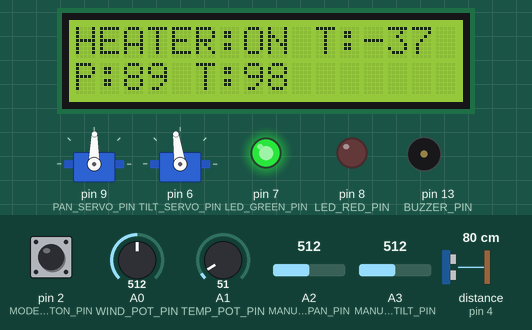
This sketch was run on a simulated Arduino Uno, built with avr-gcc and run on an emulated ATmega328P. Parts: 2 × servo, 16×2 character LCD, output pins drawn as LEDs (lit = HIGH), buzzer (waves = sounding). Wiring (inferred from the names in the program): ultrasonic range finder: trigger pin 3; echo pin 4. The test bench sets the inputs (shaded band); at power-on: distance to the obstacle (sensor on pin 4) 80 cm, pin 2 (MODE_BUTTON_PIN) HIGH, A0 (WIND_POT_PIN) = 512, A1 (TEMP_POT_PIN) = 51, A2 (MANUAL_PAN_PIN) = 512, A3 (MANUAL_TILT_PIN) = 512. The echo pulse lasts 58.3 µs per cm; random numbers use the default seed unless the sketch sets one; pins used as bus, display or sensor lines are not drawn; what the sketch prints to the serial monitor is not drawn.

Above: at 2.6 s.
2.7 s: distance to the obstacle (sensor on pin 4) set to 2 cm
At 3.22 s:
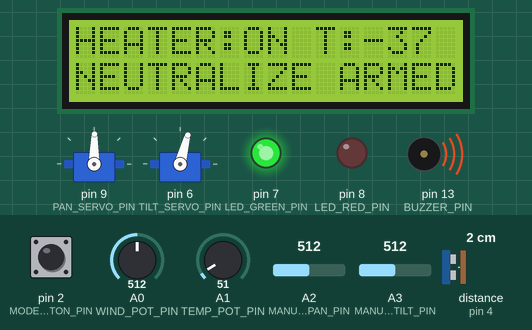
4.9 s: pin 2 (MODE_BUTTON_PIN) pulled LOW for 0.15 s
At 6.0 s:
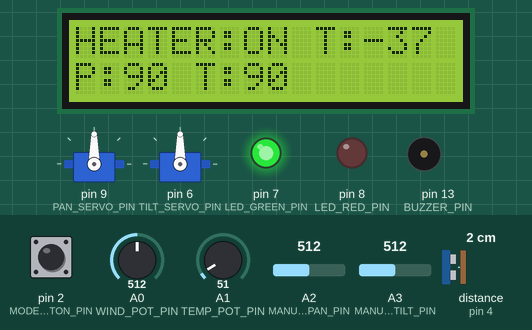
8.0 s: pin 2 (MODE_BUTTON_PIN) pulled LOW for 1 s
At 8.31 s:
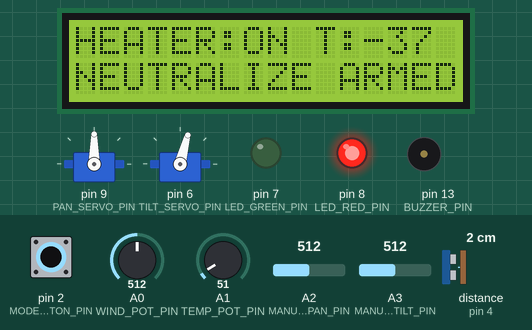
11.4 s: distance to the obstacle (sensor on pin 4) set to 18 cm
At 13.6 s:
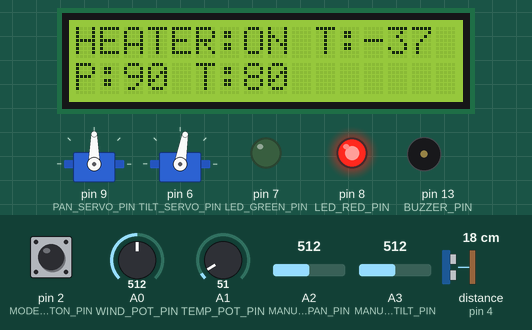
14.4 s: A0 (WIND_POT_PIN) set to 716
17.3 s: distance to the obstacle (sensor on pin 4) set to 4 cm
At 20.76 s:
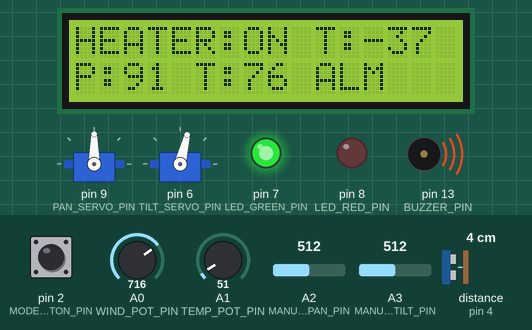
Timing chart, 0 to 21.3 s (numbered marks = the images above; inputs shaded):
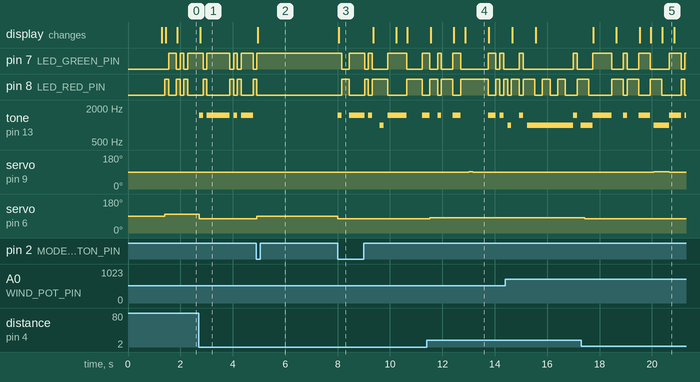

The sketch:

hardware_final.console_v7.ino
```cpp
/*
  Hardware-in-the-Loop Prototype v7: Thermal, Engagement-Zone, and Predictive Additions
  High Altitude Anti-Drone System Simulation (SIH Problem Statement 26050)

  Adds three capabilities to v6, all implemented in software using the
  EXISTING wiring (no new components, no new pins needed):

  1. Thermal management indication - LCD shows "HEATER: ON" when simulated
     temperature drops below a cold threshold, representing a real system's
     anti-icing/heater response (the heater itself is not modeled in
     hardware - this is a status indication of when one would activate).

  2. Neutralization-armed trigger - a distinct buzzer tone (1500Hz, steady,
     not blinking) sounds when the target is within a simulated "engagement
     zone" (close range) AND the system is tracking accurately. This
     represents the response-chain trigger point (detect -> track -> arm),
     NOT an actual neutralization mechanism - no countermeasure hardware
     exists in this circuit.

  3. Predictive trend detection - tracks the last several pointing-error
     readings; if the trend is consistently worsening, the LCD shows
     "TREND WARN" before the error actually crosses the reactive alert
     threshold. This is a simple linear-trend check, not a learned model.

  Pin map is UNCHANGED from v6 - see that file's header comment.
  Libraries needed: Servo, Wire, LiquidCrystal_I2C (unchanged from v6)
*/

#include <Servo.h>
#include <Wire.h>
#include <LiquidCrystal_I2C.h>

Servo panServo;
Servo tiltServo;
LiquidCrystal_I2C lcd(0x27, 16, 2);

const int WIND_POT_PIN     = A0;
const int TEMP_POT_PIN     = A1;
const int MANUAL_PAN_PIN   = A2;
const int MANUAL_TILT_PIN  = A3;
const int MODE_BUTTON_PIN  = 2;
const int TRIG_PIN         = 3;
const int ECHO_PIN         = 4;
const int PAN_SERVO_PIN    = 9;
const int TILT_SERVO_PIN   = 6;
const int LED_GREEN_PIN    = 7;
const int LED_RED_PIN      = 8;
const int BUZZER_PIN       = 13;

float targetPan = 90.0, currentPan = 90.0;
float currentTilt = 90.0;
float integralError = 0.0, previousError = 0.0;

const float BASE_KP = 0.6, BASE_KI = 0.02, BASE_KD = 0.15;
const float THRESHOLD_DEGRADED = 0.5;
const float THRESHOLD_AT_RISK  = 1.2;

// New thresholds for the v7 additions
const float COLD_THRESHOLD_C     = -10.0;  // below this, "heater" indication activates
const float ENGAGEMENT_RANGE_CM  = 30.0;   // closer than this = "engagement zone"
const int   TREND_WINDOW         = 5;      // how many samples the trend check looks back

bool manualOverride = false;
bool lastButtonState = HIGH;
bool blinkState = false;
unsigned long lastBlinkToggle = 0;
const unsigned long blinkIntervalMs = 250;

float errorHistory[5] = {0, 0, 0, 0, 0};
int errorHistoryIndex = 0;

unsigned long lastUpdateTime = 0;
unsigned long lastLcdUpdate = 0;
const unsigned long updateInterval = 100;
const unsigned long lcdInterval = 400;

void setup() {
  Serial.begin(9600);
  panServo.attach(PAN_SERVO_PIN);
  tiltServo.attach(TILT_SERVO_PIN);
  panServo.write((int)currentPan);
  tiltServo.write((int)currentTilt);

  pinMode(LED_GREEN_PIN, OUTPUT);
  pinMode(LED_RED_PIN, OUTPUT);
  pinMode(BUZZER_PIN, OUTPUT);
  pinMode(MODE_BUTTON_PIN, INPUT_PULLUP);
  pinMode(TRIG_PIN, OUTPUT);
  pinMode(ECHO_PIN, INPUT);

  lcd.init();
  lcd.backlight();
  lcd.setCursor(0, 0);
  lcd.print("C-UAS CONSOLE v7");
  lcd.setCursor(0, 1);
  lcd.print("Thermal+Predict");
  delay(1200);
  lcd.clear();

  Serial.println("Multi-Sensor Gimbal Console v7");
  Serial.println("Adds: thermal indication, engagement-zone trigger, trend detection");
  Serial.println("---------------------------------------------------------------");
}

float readWindSpeed() {
  return (analogRead(WIND_POT_PIN) / 1023.0) * 25.0;
}

float readSimulatedTemp() {
  return -40.0 + (analogRead(TEMP_POT_PIN) / 1023.0) * 60.0;
}

float readRangeCm() {
  digitalWrite(TRIG_PIN, LOW); delayMicroseconds(2);
  digitalWrite(TRIG_PIN, HIGH); delayMicroseconds(10);
  digitalWrite(TRIG_PIN, LOW);
  long duration = pulseIn(ECHO_PIN, HIGH, 25000);
  if (duration == 0) return -1;
  return duration * 0.0343 / 2.0;
}

void computeScheduledGains(float tempC, float windSpeed, float &kp, float &kd, float &ki) {
  float coldFactor = max(0.0f, (0.0f - tempC)) / 40.0f;
  float windFactor = windSpeed / 25.0f;
  float severity = constrain(coldFactor * 0.5f + windFactor * 0.5f, 0.0f, 1.0f);
  kp = BASE_KP * (1 + 0.35f * severity);
  ki = BASE_KI * (1 - 0.2f * severity);
  kd = BASE_KD * (1 + 0.25f * severity);
}

// Simple linear trend check: is the average of the newer half of the
// history window clearly higher than the older half? If so, error is
// trending worse even though it may not have crossed a hard threshold yet.
bool isErrorTrendingWorse() {
  float oldAvg = (errorHistory[0] + errorHistory[1]) / 2.0;
  float newAvg = (errorHistory[3] + errorHistory[4]) / 2.0;
  return (abs(newAvg) - abs(oldAvg)) > 0.15; // trend sensitivity
}

void updateStatusIndicators(float absError) {
  unsigned long now = millis();
  if (absError < THRESHOLD_DEGRADED) {
    digitalWrite(LED_GREEN_PIN, HIGH);
    digitalWrite(LED_RED_PIN, LOW);
  } else if (absError < THRESHOLD_AT_RISK) {
    digitalWrite(LED_GREEN_PIN, LOW);
    digitalWrite(LED_RED_PIN, HIGH);
  } else {
    digitalWrite(LED_GREEN_PIN, LOW);
    if (now - lastBlinkToggle >= blinkIntervalMs) {
      lastBlinkToggle = now;
      blinkState = !blinkState;
    }
    digitalWrite(LED_RED_PIN, blinkState ? HIGH : LOW);
  }
}

void checkOverrideToggle() {
  bool buttonState = digitalRead(MODE_BUTTON_PIN);
  if (buttonState == LOW && lastButtonState == HIGH) {
    manualOverride = !manualOverride;
    integralError = 0;
  }
  lastButtonState = buttonState;
}

void loop() {
  unsigned long now = millis();
  checkOverrideToggle();
  if (now - lastUpdateTime < updateInterval) return;
  float dt = (now - lastUpdateTime) / 1000.0;
  lastUpdateTime = now;

  float windSpeed = readWindSpeed();
  float tempC = readSimulatedTemp();
  float rangeCm = readRangeCm();
  float error;

  if (manualOverride) {
    targetPan = map(analogRead(MANUAL_PAN_PIN), 0, 1023, 0, 180);
    currentPan = targetPan;
    currentTilt = map(analogRead(MANUAL_TILT_PIN), 0, 1023, 60, 120);
    error = 0;
    integralError = 0;
  } else {
    float disturbance = (windSpeed / 25.0) * 15.0;
    currentPan += (random(-100, 100) / 100.0) * (disturbance / 10.0);

    float kp, ki, kd;
    computeScheduledGains(tempC, windSpeed, kp, kd, ki);

    error = targetPan - currentPan;
    integralError += error * dt;
    integralError = constrain(integralError, -50, 50);
    float derivative = (error - previousError) / dt;
    previousError = error;

    float correction = kp * error + ki * integralError + kd * derivative;
    currentPan += correction * dt;
    currentPan = constrain(currentPan, 0, 180);

    if (rangeCm > 0) {
      currentTilt = constrain(90 + (rangeCm - 50) * 0.3, 60, 120);
    }
  }

  panServo.write((int)currentPan);
  tiltServo.write((int)currentTilt);
  updateStatusIndicators(abs(error));

  // record error history for trend detection
  errorHistory[errorHistoryIndex] = error;
  errorHistoryIndex = (errorHistoryIndex + 1) % TREND_WINDOW;
  bool trendWarning = isErrorTrendingWorse();

  bool heaterOn = (tempC < COLD_THRESHOLD_C);
  bool inEngagementZone = (rangeCm > 0 && rangeCm < ENGAGEMENT_RANGE_CM);
  bool armed = inEngagementZone && (abs(error) < THRESHOLD_DEGRADED) && !manualOverride;

  // Sound priority: AT_RISK alert > armed tone > silence
  if (abs(error) >= THRESHOLD_AT_RISK) {
    tone(BUZZER_PIN, 1000); // critical environmental alert (blinking red, from updateStatusIndicators)
  } else if (armed) {
    tone(BUZZER_PIN, 1500); // steady engagement-zone armed tone, distinct pitch
  } else {
    noTone(BUZZER_PIN);
  }

  if (now - lastLcdUpdate >= lcdInterval) {
    lastLcdUpdate = now;
    lcd.clear();
    lcd.setCursor(0, 0);
    if (heaterOn) {
      lcd.print("HEATER:ON T:");
      lcd.print((int)tempC);
    } else if (trendWarning) {
      lcd.print("TREND WARN");
    } else {
      lcd.print(manualOverride ? "MANUAL " : "AUTO ");
      lcd.print("R:");
      if (rangeCm > 0) lcd.print((int)rangeCm); else lcd.print("--");
    }
    lcd.setCursor(0, 1);
    if (armed) {
      lcd.print("NEUTRALIZE ARMED");
    } else {
      lcd.print("P:"); lcd.print((int)currentPan);
      lcd.print(" T:"); lcd.print((int)currentTilt);
      lcd.print(abs(error) >= THRESHOLD_AT_RISK ? " ALM" : "");
    }
  }

  Serial.print("Mode: "); Serial.print(manualOverride ? "MANUAL" : "AUTO");
  Serial.print(" | Wind: "); Serial.print(windSpeed, 1);
  Serial.print(" m/s | Temp: "); Serial.print(tempC, 1);
  Serial.print(" C | Heater: "); Serial.print(heaterOn ? "ON" : "off");
  Serial.print(" | Range: "); Serial.print(rangeCm >= 0 ? rangeCm : -1);
  Serial.print(" cm | Armed: "); Serial.print(armed ? "YES" : "no");
  Serial.print(" | Trend: "); Serial.print(trendWarning ? "WORSENING" : "stable");
  Serial.print(" | Pan: "); Serial.print(currentPan, 1);
  Serial.print(" Tilt: "); Serial.print(currentTilt, 1);
  Serial.print(" | Error: "); Serial.println(error, 1);
}
```

Measured:
- after the input at 2.7 s, tone on pin 13 (BUZZER_PIN): plays 1500 Hz for 0.15 s, 1500 Hz for 0.88 s, 1500 Hz for 0.15 s, 1500 Hz for 0.45 s, starting at once; servo on pin 6 (TILT_SERVO_PIN): 98° → 75° at once
- after the input at 4.9 s, servo on pin 6 (TILT_SERVO_PIN): 75° → 90° at once
- after the input at 8.0 s, pin 7 (LED_GREEN_PIN): HIGH → LOW after 0.16 s, → HIGH 0.29 s later, → LOW 0.59 s later, → HIGH 0.14 s later, … (8 changes in this stretch); pin 8 (LED_RED_PIN): LOW → HIGH after 0.16 s, → LOW 0.29 s later, → HIGH 0.59 s later, → LOW 0.14 s later, … (8 changes in this stretch)
- after the input at 11.4 s, servo on pin 6 (TILT_SERVO_PIN): 75° → 80° after 0.12 s
- after the input at 17.3 s, servo on pin 6 (TILT_SERVO_PIN): 80° → 76° after 0.14 s
- what the display in image 4 shows lasts 0.9 s, from 12.9 s to 13.8 s
- what the display in image 5 shows lasts 0.5 s, from 20.4 s to 20.9 s
